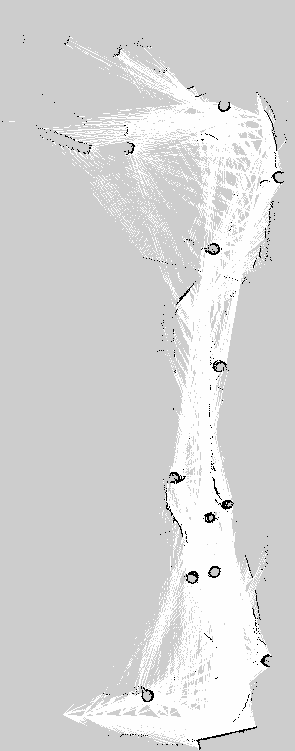
#> input picture src/esda_simulation_2025/maps/feb14_igvc.pgm, 295 x 751 px, given in place of ground_oval_test.png, which was not available
$ python test_autolabel.py
#> lines starting #> are read from the running program, lines starting #| are printed output that depends on the picture
### research/vision/autolabel.py
#!/usr/bin/env python3
"""
autolabel.py -- turn REAL Gazebo frames into a labelled dataset, automatically.

THE PROBLEM THIS SOLVES

The model is trained entirely on synth_gen.py frames: our own lane geometry
drawn onto the sim's asphalt texture with the exact camera model. They are
correct and they are free, and the model scores well on them. Then it meets
the ogre2 renderer and goes blind on hard cast shadows, because the generator
never produced one. Measured, repeatedly: it holds +-0.2 m over 20 m while it
can see paint, and stops when it cannot.

The fix is real renderer frames in the training set. The reason that has not
happened is labelling: capture_frames.py writes jpgs and then somebody has to
draw polygons on a few thousand of them.

But in simulation the labels are not unknown. We know where the paint is -- it
IS the ground texture, and make_worlds.py put it there at known world
coordinates. We know where every barrel is, from the world SDF. And we know
where the camera was, from odometry. So the label can be computed rather than
drawn:

    for each image pixel -> its point on the ground   (synth_gen.pixel_to_ground)
    -> rotate/translate into world coordinates        (the recorded robot pose)
    -> look up the ground texture there               (w2p, as make_worlds wrote it)
    -> that pixel is lane paint, or it is not

An inverse warp, so there are no holes, and it is exact up to odometry drift.
Barrels are projected forward from their SDF positions as silhouettes.

WHAT THIS BUYS

The image contains the renderer's real shadows, real speckle, real lighting.
The label contains none of them -- a shadow is asphalt, because the texture
says so. That is precisely the lesson the model is missing, and it arrives on
thousands of frames for free.

ALWAYS LOOK AT THE OVERLAYS BEFORE TRAINING

    python3 autolabel.py --capture ~/esda_capture/igvc_oval_test --overlay

writes <out>/overlay/*.jpg with the computed masks drawn over the frames.
Auto-labels are only as good as the pose, and odometry drifts. Flick through
twenty of them. If the paint does not sit on the paint, the dataset is poison
and no amount of training fixes it.

USAGE
    python3 autolabel.py --capture ~/esda_capture/igvc_oval_test \\
                         --repo /mnt/c/work/felix/mcav/for_server \\
                         --out ~/esda_datasets/real_sim --overlay
"""
import argparse
import json
import os
import sys
import xml.etree.ElementTree as ET

import numpy as np
import re

sys.path.insert(0, os.path.dirname(os.path.abspath(__file__)))
import synth_gen as sg                                           # noqa: E402

try:
    import cv2
    HAVE_CV = True
except ImportError:
    HAVE_CV = False

# The ground plane, exactly as make_worlds.py and the .dae agree on it:
#   mesh spans x [-21.5, 21.5], y [-18.5, 18.5]; uv 0..1 over that rectangle
#   texture is 1400 x 1200
# w2p below is make_worlds.w2p. If one changes, change both -- note the v
# flip, which is the one thing that is easy to get silently wrong and which
# would put every label in the wrong half of the course.
X_MIN, X_MAX = -21.5, 21.5
Y_MIN, Y_MAX = -18.5, 18.5
TEX_W, TEX_H = 1400, 1200

BARREL_DIAM = 0.58       # IGVC construction barrel, matches cone_radius 0.28
BARREL_HEIGHT = 0.90


# [5 lines left out: function w2p, not called in this run]


def paint_mask(tex_bgr, v_min=150, s_max=70):
    """Binary mask of the painted lines in the ground texture.

    The lines are near-white on grey asphalt, so bright-and-unsaturated picks
    them out. Deliberately NOT a plain brightness threshold: the asphalt has
    bright speckle, and the saturation term is what separates paint from a
    pale stone.
    """
#> called with v_min = 150, s_max = 70
    hsv = cv2.cvtColor(tex_bgr, cv2.COLOR_BGR2HSV)
#> hsv: shape (751, 295, 3); mean H, S, V 0, 0, 213.2
#> tex_bgr is the input picture: shape (751, 295, 3); min 0, max 254, mean 213.2
    s, v = hsv[:, :, 1], hsv[:, :, 2]
#> s: shape (751, 295); every value is 0
    return ((v >= v_min) & (s <= s_max)).astype(np.uint8)
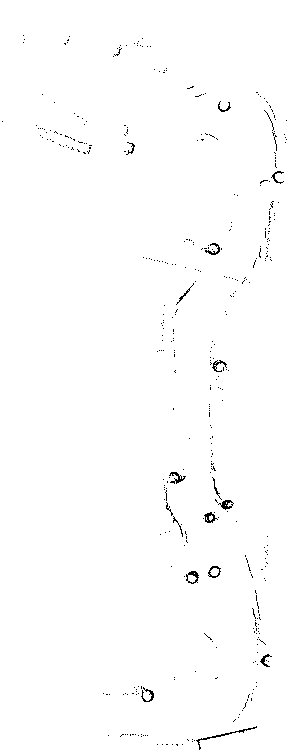
#> returned value: shape (751, 295); values 0 (black) and 1 (white), 99.2% white; black in thin lines or dots


def barrels_from_sdf(path):
    """[(x, y)] for every barrel in the world file.

    make_worlds.py writes each barrel as a <link name="barrelN"> inside the
    arena <model>, NOT as a model of its own. Searching <model> elements
    therefore matches the whole arena -- whose subtree does contain barrel
    meshes -- and yields exactly one "barrel" sitting at the arena origin.
    Innermost container wins: links first, models only if a world happens to
    use them instead.
    """
#> (the run stopped early here; a loop or call above may not have finished)

$ run again, on src/esda_simulation_2025/maps/my_map.pgm
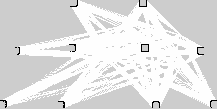
#> input picture src/esda_simulation_2025/maps/my_map.pgm, 217 x 109 px, given in place of ground_oval_test.png, which was not available
#> hsv: shape (109, 217, 3); mean H, S, V 0, 0, 225.2
#> in paint_mask, tex_bgr is the input picture: shape (109, 217, 3); min 0, max 254, mean 225.2
#> s: shape (109, 217); every value is 0
#> in paint_mask, `return ((v >= v_min) & (s <= s_max)).astype(np.uint8)`:
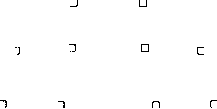
#> returned value: shape (109, 217); values 0 (black) and 1 (white), 99.2% white; black in thin lines or dots
